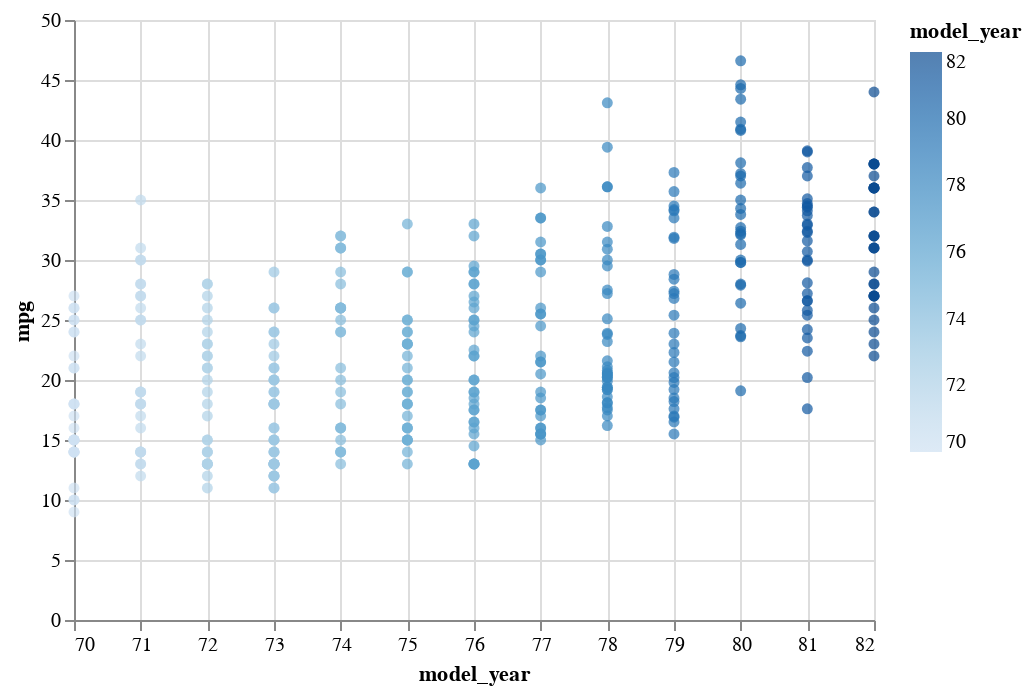

Notebook code cell kept with this figure:
### Markdown cell above
When we eventually make our facet chart, one of the sub-charts will have 204 points, another will have 103 points, and so on.

Let's first see what the full data looks like from above.  By default, Altair includes zero in quantitative axes.  So that we get a more "zoomed in" view, we explicitly specify that zero should not be included, by specifying `scale=alt.Scale(zero=False)`.

### Code cell
alt.Chart(df).mark_circle().encode(
    x=alt.X("model_year", scale=alt.Scale(zero=False)),
    y="mpg",
    color="model_year"
)

### Figure 1 — Vega-Lite specification as saved in the notebook (floating-point values rounded to 4 significant figures; data arrays with more than 128 entries replaced by an {"elided": "..."} marker saying what was removed)
{"config": {"view": {"continuousWidth": 400, "continuousHeight": 300}}, "data": {"name": "data-f1198cc0481ad698d7dc4699e0a3efa7"}, "mark": "circle", "encoding": {"color": {"field": "model_year", "type": "quantitative"}, "x": {"field": "model_year", "scale": {"zero": false}, "type": "quantitative"}, "y": {"field": "mpg", "type": "quantitative"}}, "$schema": "https://vega.github.io/schema/vega-lite/v4.17.0.json", "datasets": {"data-f1198cc0481ad698d7dc4699e0a3efa7": {"elided": "398 records"}}}
